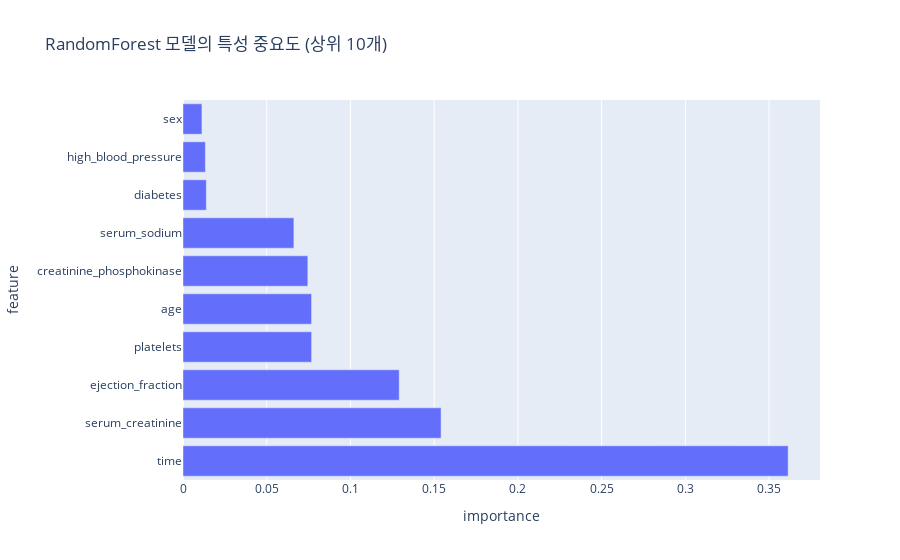

Notebook cell for this chart:
### Code cell
# 특성 중요도 시각화
fig = px.bar(feature_importance.head(10), 
             x='importance', 
             y='feature',
             title=f'{best_model_name} 모델의 특성 중요도 (상위 10개)',
             orientation='h')
fig.show()

### Figure 1 — Plotly figure (JSON) as saved in the notebook; plotly's stock layout.template omitted (floating-point values rounded to 4 significant figures)
{"data": [{"hovertemplate": "importance=%{x}<br>feature=%{y}<extra></extra>", "legendgroup": "", "marker": {"color": "#636efa", "pattern": {"shape": ""}}, "name": "", "orientation": "h", "showlegend": false, "textposition": "auto", "type": "bar", "x": [0.3614, 0.1541, 0.1291, 0.07682, 0.07678, 0.07455, 0.06621, 0.01393, 0.01337, 0.01131], "xaxis": "x", "y": ["time", "serum_creatinine", "ejection_fraction", "platelets", "age", "creatinine_phosphokinase", "serum_sodium", "diabetes", "high_blood_pressure", "sex"], "yaxis": "y"}], "layout": {"barmode": "relative", "legend": {"tracegroupgap": 0}, "title": {"text": "RandomForest 모델의 특성 중요도 (상위 10개)"}, "xaxis": {"anchor": "y", "domain": [0, 1], "title": {"text": "importance"}}, "yaxis": {"anchor": "x", "domain": [0, 1], "title": {"text": "feature"}}}}
